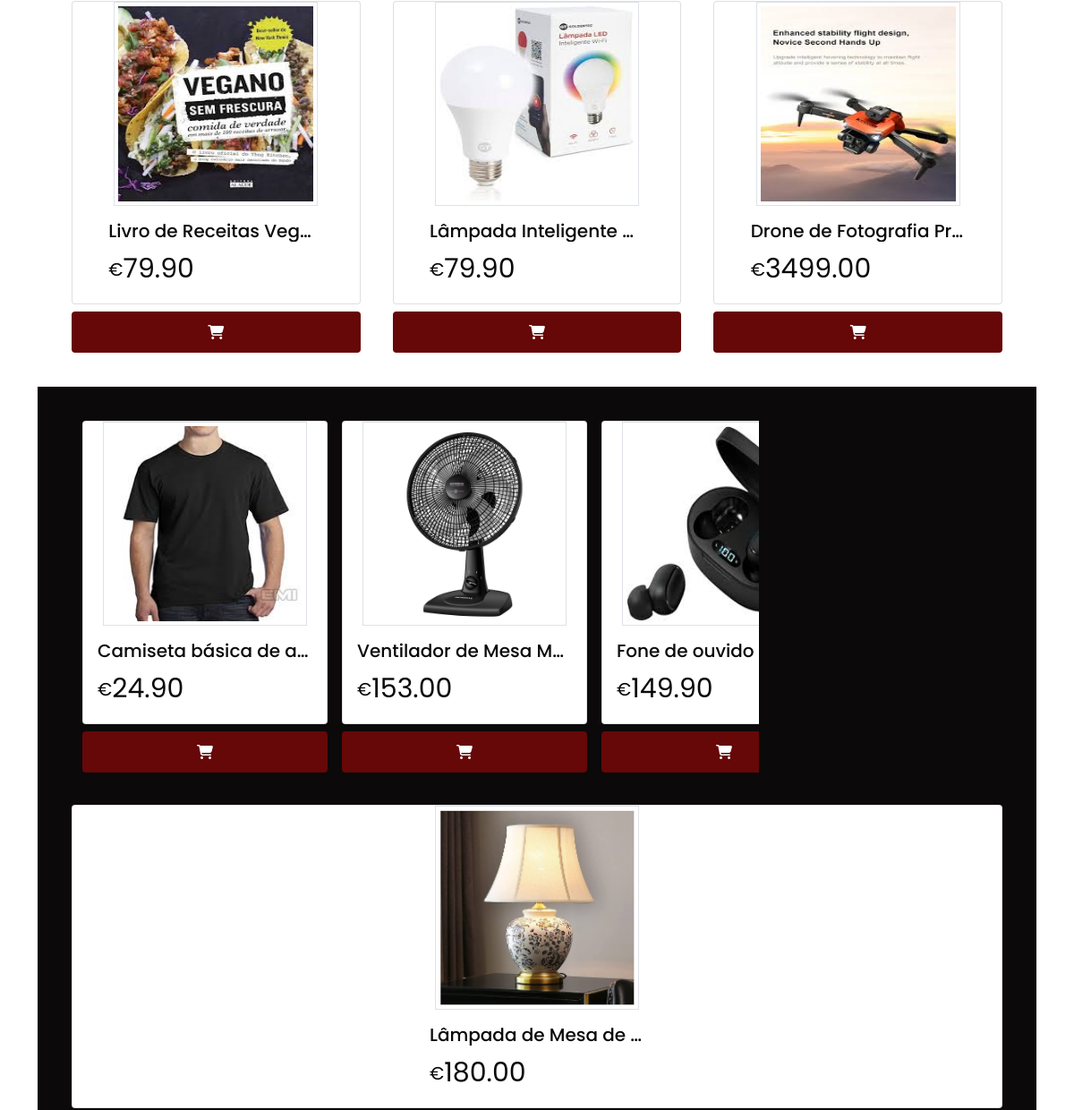
Page /website/index.php (middle part) on the earlier database version.
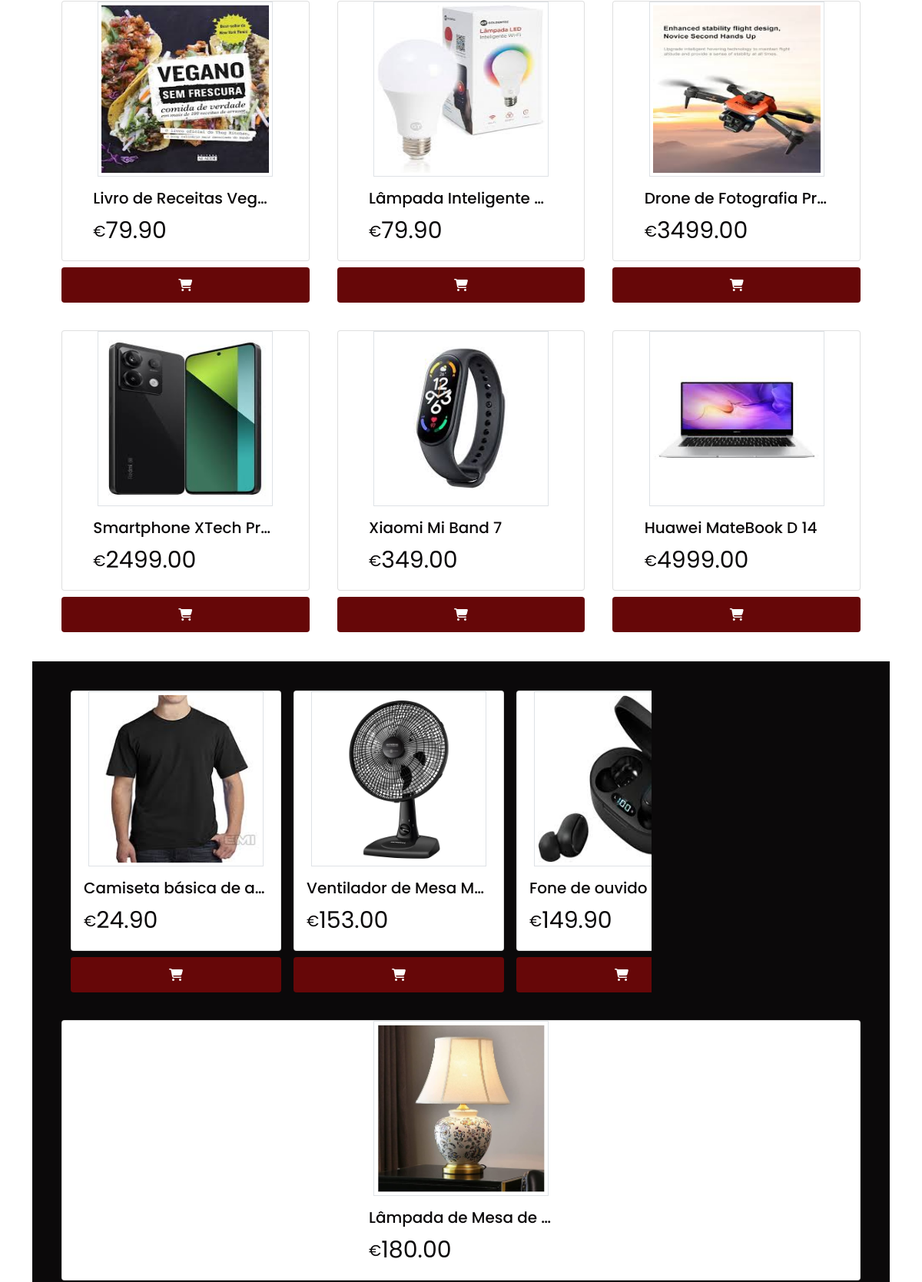
Same page on the later database version.
### tables this page shows
CREATE TABLE IF NOT EXISTS `product` (
  `idProduct` bigint NOT NULL AUTO_INCREMENT,
  `productName` varchar(100) NOT NULL,
  `category` varchar(60) NOT NULL,
  `quantity` int NOT NULL,
  `productDescription` varchar(1000) NOT NULL,
  `productImage` varchar(255) NOT NULL,
  `price` decimal(10,2) NOT NULL,
  `deliver` varchar(60) NOT NULL,
  `idSeller` bigint NOT NULL,
  PRIMARY KEY (`idProduct`),
  KEY `fkIdSeller` (`idSeller`)
);

### website/products/products_grid.php (the view, shortened to what this page needs)
<section class="container text-center">
    <div class="row gx-0 container__grid bg-body">
        <?php
        $product = mysqli_query($conn, "SELECT * FROM `product`");
        while ($usuario = mysqli_fetch_assoc($product)) {
            echo
            '
            <div class="col">
            <a href="products/products_page.php?productId=' . $usuario['idProduct'] . '">
            <div class="card">
            <img src="/php_programs/Wutai/Wutai/website/seller/productCRUD/' . $usuario['productImage'] . '" alt="" class="img-thumbnail rounded-0" class="card-img-top" style="width: 19vw; height: 19vw;" alt="...">
            <div class="card-body">
            <h5 class="card-title">' . $usuario['productName'] . '</h5>
            <div class="price">
            <span class="currency" style="font-size: 20px;">R$</span>
            <span style="font-size: 30px;">' . $usuario['price'] . '</span>
            <span style="font-size: 20px;"></span>
            <span style="font-size: 20px;"></span>
            </div>
            </div>
            </div>
            </a>
            <div class="add__to__cart">
            <a href="/php_programs/Wutai/Wutai/website/user/cart/addProductCart.act.php?productId=' . $usuario['idProduct'] . '"><i class="fa-solid fa-cart-shopping"></i></a>
            </div>
            </div>';
        }
        ?>
    </div>
    <div class="container text-center">
        <div class="row">
            <div class="col-md-8">
                <div id="carouselExampleSlidesOnly" class="carousel slide" data-bs-ride="carousel">
                    <div class="carousel-inner">
                        <div class="carousel-item active">
                            <div class="cards__wrapper d-flex ">
                                <div class="card-deck">
                                    <?php
                                    $min = 28;
                                    $max = 39;
                                    $randomInt = random_int($min, $max);
                                    $product = mysqli_query($conn, "SELECT * FROM `product` WHERE `idProduct` = $randomInt");
                                    $usuario = mysqli_fetch_assoc($product);
                                    echo
                                    '
                                            <a href="products/products_page.php?productId=' . $usuario['idProduct'] . '">
                                            <div class="card">
                                            <img src="/php_programs/Wutai/Wutai/website/seller/productCRUD/' . $usuario['productImage'] . '" alt="" class="img-thumbnail rounded-0" class="card-img-top" style="width: 19vw; height: 19vw;" alt="...">
                                            <div class="card-body">
                                            <h5 class="card-title">' . $usuario['productName'] . '</h5>
                                            <div class="price">
                                            <span class="currency" style="font-size: 20px;">R$</span>
                                            <span style="font-size: 30px;">' . $usuario['price'] . '</span>
                                            <span style="font-size: 20px;"></span>
                                            <span style="font-size: 20px;"></span>
                                            </div>
                                            </div>
                                            </div>
                                            </a>
                                            <div class="add__to__cart">
                                            <a href="/php_programs/Wutai/Wutai/website/user/cart/addProductCart.act.php?productId=' . $usuario['idProduct'] . '"><i class="fa-solid fa-cart-shopping"></i></a>
                                            </div>';
                                    ?>
                                </div>
                                <div class="card-deck">
                                    <?php
                                    $randomInt = random_int($min, $max);
                                    $product = mysqli_query($conn, "SELECT * FROM `product` WHERE `idProduct` = $randomInt");
                                    $usuario = mysqli_fetch_assoc($product);
                                    echo
                                    '
                                            <a href="products/products_page.php?productId=' . $usuario['idProduct'] . '">
                                            <div class="card">
                                            <img src="/php_programs/Wutai/Wutai/website/seller/productCRUD/' . $usuario['productImage'] . '" alt="" class="img-thumbnail rounded-0" class="card-img-top" style="width: 19vw; height: 19vw;" alt="...">
                                            <div class="card-body">
                                            <h5 class="card-title">' . $usuario['productName'] . '</h5>
                                            <div class="price">
                                            <span class="currency" style="font-size: 20px;">R$</span>
                                            <span style="font-size: 30px;">' . $usuario['price'] . '</span>
                                            <span style="font-size: 20px;"></span>
                                            <span style="font-size: 20px;"></span>
                                            </div>
                                            </div>
                                            </div>
                                            </a>
                                            <div class="add__to__cart">
                                            <a href="/php_programs/Wutai/Wutai/website/user/cart/addProductCart.act.php?productId=' . $usuario['idProduct'] . '"><i class="fa-solid fa-cart-shopping"></i></a>
                                            </div>';
                                    ?>
                                </div>
                                <div class="card-deck">
                                    <?php
                                    $randomInt = random_int($min, $max);
                                    $product = mysqli_query($conn, "SELECT * FROM `product` WHERE `idProduct` = $randomInt");
                                    $usuario = mysqli_fetch_assoc($product);
                                    echo
                                    '
    <a href="products/products_page.php?productId=' . $usuario['idProduct'] . '">
    <div class="card">
    <img src="/php_programs/Wutai/Wutai/website/seller/productCRUD/' . $usuario['productImage'] . '" alt="" class="img-thumbnail rounded-0" class="card-img-top" style="width: 19vw; height: 19vw;" alt="...">
    <div class="card-body">
    <h5 class="card-title">' . $usuario['productName'] . '</h5>
    <div class="price">
    <span class="currency" style="font-size: 20px;">R$</span>
    <span style="font-size: 30px;">' . $usuario['price'] . '</span>
    <span style="font-size: 20px;"></span>
    <span style="font-size: 20px;"></span>
    </div>
    </div>
    </div>
    </a>
    <div class="add__to__cart">
    <a href="/php_programs/Wutai/Wutai/website/user/cart/addProductCart.act.php?productId=' . $usuario['idProduct'] . '"><i class="fa-solid fa-cart-shopping"></i></a>
    </div>';
                                    ?>
                                </div>
                            </div>
                        </div>
                    </div>
                </div>
            </div>
            <div class="col container__grid p-0">
                <div class="card-deck">
                    <?php
                    $randomInt = random_int($min, $max);
                    $product = mysqli_query($conn, "SELECT * FROM `product` WHERE `idProduct` = $randomInt");
                    $usuario = mysqli_fetch_assoc($product);
                    echo
                    '
    <a href="products/products_page.php?productId=' . $usuario['idProduct'] . '">
    <div class="card">
    <img src="/php_programs/Wutai/Wutai/website/seller/productCRUD/' . $usuario['productImage'] . '" alt="" class="img-thumbnail rounded-0" class="card-img-top" style="width: 19vw; height: 19vw;" alt="...">
    <div class="card-body">
    <h5 class="card-title">' . $usuario['productName'] . '</h5>
    <div class="price">
    <span class="currency" style="font-size: 20px;">R$</span>
    <span style="font-size: 30px;">' . $usuario['price'] . '</span>
    <span style="font-size: 20px;"></span>
    <span style="font-size: 20px;"></span>
    </div>
    </div>
    </div>
    </a>
    <div class="add__to__cart">
    <a href="/php_programs/Wutai/Wutai/website/user/cart/addProductCart.act.php?productId=' . $usuario['idProduct'] . '"><i class="fa-solid fa-cart-shopping"></i></a>
    </div>';
                    ?>
                </div>
            </div>
        </div>
</section>

### website/index.php (shortened to what this page needs)
<!DOCTYPE html>
<html lang="pt-br">
<head>
    <link rel="stylesheet" href="../styles/header.css">
    <link rel="stylesheet" href="../styles/products.css">
    <link rel="stylesheet" href="../styles/footer.css">
    <link href="https://cdn.jsdelivr.net/npm/bootstrap@5.0.2/dist/css/bootstrap.min.css" rel="stylesheet">
</head>
<body>
    <?php include('header/header.php') ?>
    <?php include('products/products_grid.php') ?>
    <?php include('footer/footer.php')?>

### website/footer/footer.php (shortened to what this page needs)
</body>
</html>

### styles/header.css (style rules this page uses)
* { margin: 0; padding: 0; box-sizing: border-box; font-family: "Poppins", sans-serif; }

### styles/products.css (style rules this page uses)
* { margin: 0; padding: 0; box-sizing: border-box; font-family: "Poppins", sans-serif; }
.row { padding: 30px; background-color: #0B090A; color: #FFFFFF; grid-gap: 20px; --bs-gutter-x: 0; }
.row a { position: relative; text-decoration: none; }
.cards__wrapper { display: flex; }
.card-title { width: 240px; color: #0B090A; white-space: nowrap; text-overflow: ellipsis; overflow: hidden; text-align: left; }
.price { display: flex; align-items: center; color: #0B090A; }
.card { margin: 0.5em; border: solid 1px rgba(204, 204, 204, 0.5803921569); align-items: center; }
.add__to__cart { margin: 0.5em; }
.add__to__cart i { width: 100%; background-color: #660708; color: #fff; padding: 15px; transition: all 0.3s; border-radius: 0.25rem; }
@media (min-width: 768px) { .col-md-8 { flex: 0 0 auto !important; width: 74.6666667% !important; } }

### styles/footer.css (style rules this page uses)
* { margin: 0; padding: 0; box-sizing: border-box; font-family: "Poppins", sans-serif; }

Differences in the rows shown:
added product: productImage (picture), productName "Smartphone XTech Pr…", price "2499.00"
added product: productImage (picture), productName "Xiaomi Mi Band 7", price "349.00"
added product: productImage (picture), productName "Huawei MateBook D 14", price "4999.00"
